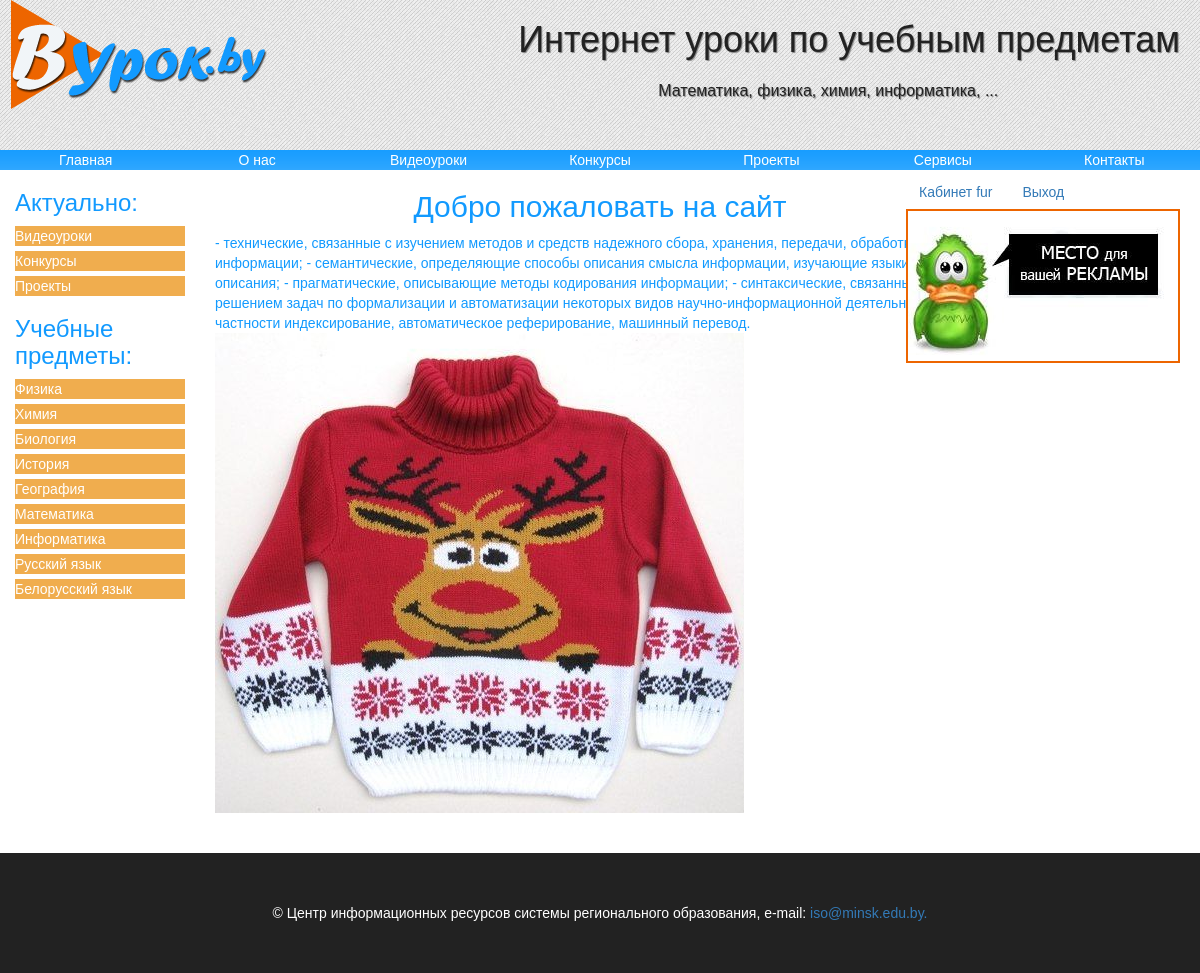
Screenshot of /index.php (signed in) with the database file from the repository.
### tables this page shows
CREATE TABLE IF NOT EXISTS `maintexts` (
  `id` int(11) NOT NULL,
  `name` tinytext NOT NULL,
  `body` text NOT NULL,
  `url` tinytext NOT NULL,
  `lang` enum('ru','en') NOT NULL DEFAULT 'ru',
  `showhide` enum('show','hide') NOT NULL,
  `putdate` date NOT NULL,
  `leftmenu` enum('0','1') NOT NULL DEFAULT '0'
);

CREATE TABLE IF NOT EXISTS `users` (
  `id` int(11) NOT NULL,
  `email` tinytext NOT NULL,
  `login` tinytext NOT NULL,
  `pass` tinytext NOT NULL,
  `datereg` date NOT NULL,
  `lastvisit` datetime NOT NULL,
  `blockunblock` enum('unblock','block') NOT NULL DEFAULT 'unblock'
);

### lips/functions.php (called while the page is built, shortened)
<?php
function selectone($query){
global $dbcon;
$result=mysqli_query($dbcon,$query);
$row=mysqli_fetch_array($result);
return $row;
}

### index.php (the view)
<?php require_once ('temples/top.php');
if ($_GET['url']){
$file=$_GET['url'];
}else
{
$file='index';}
$query="SELECT*FROM maintexts WHERE url='$file'";
$row=selectone($query);
?>
<h2>
<?php echo $row['name'];
?></h2>
<?php echo $row['body'];
?>
<?php require_once ('temples/bottom.php')
?>

### temples/top.php (shortened to what this page needs)
<?php session_start();
require_once ('config/config.php');
require_once('lips/functions.php');
if($_SESSION['id']){
$query="SELECT*FROM users WHERE id=".$_SESSION['id'];
$aut_user=selectone($query);
}
?>
<!Doctype html>
<html>
<head><meta charset='utf-8'>
<link type='text/css' rel='stylesheet' href='media/bootstrap/css/bootstrap.css'><link type='text/css' rel='stylesheet' href='media/css/style.css'>
</head>
<body>
<header class='shapka'>
<h1>Интернет уроки по учебным предметам</h1><p>Математика, физика, химия, информатика, ...</p>
<img src='media/img/logo.png'>
</header>
<div class='topmenu'>
<a href='/'>Главная</a>
<a href='index.php?url=about'>О нас</a>
<a href='index.php?url=video'>Видеоуроки</a>
<a href='index.php?url=konkurs'>Конкурсы</a>
<a href='index.php?url=proekt'>Проекты</a>
<a href='index.php?url=Servis'>Сервисы</a>
<a href='index.php?url=contakts'>Контакты</a>
</div>
<div class='block'>
<div class='col-md-2'>
<h3>Актуально:</h3>
<?php
$abj_menu=mysqli_query($dbcon,"SELECT*FROM maintexts WHERE leftmenu='1'");
while($menu=mysqli_fetch_array($abj_menu)){
echo "<a href='index.php?url=".$menu['url']."' class='btn-block btn-warning'>";
echo $menu['name'];
echo '</a>';
}
?>
<h3>Учебные предметы:</h3>
<a href='index.php?url=fizika' class='btn-block btn-warning'>Физика</a>
<a href='index.php?url=himia' class='btn-block btn-warning'>Химия</a>
<a href='index.php?url=bio' class='btn-block btn-warning'>Биология</a>
<a href='index.php?url=history' class='btn-block btn-warning'>История</a>
<a href='index.php?url=geo' class='btn-block btn-warning'>География</a>
<a href='index.php?url=matem' class='btn-block btn-warning'>Математика</a>
<a href='index.php?url=informatika' class='btn-block btn-warning'>Информатика</a>
<a href='index.php?url=russ' class='btn-block btn-warning'>Русский язык</a>
<a href='index.php?url=bel' class='btn-block btn-warning'>Белорусский язык</a>
</div>
<div class='col-md-8'>

### temples/bottom.php
</div>
<div class='col-md-2'>
<div class='reklama'>
<?php
if($_SESSION['id']){
?>
<a href='cabinet.php' class='btn btn-link my'>Кабинет
<?=($aut_user['login'])?
$aut_user['login']:'Пользователь ';?>
</a>
<a href='logaut.php' class='btn btn-link my'>Выход</a>
<?php
}else{
?>
<a href='reg.php'>Регистрация на сайте</a>
<a href='login.php'>Вход</a>
<?php
}
?>
<img src='media/img/rec.gif'>
</div></div>
</div>
<br style='clear:both'>
<footer class='foot'>&copy Центр информационных ресурсов системы регионального образования, e-mail: <a href='mailto:iso@MINSK.EDU.BY'>iso@minsk.edu.by.</a>
</footer>
</body>
</html>

### media/css/style.css (style rules this page uses)
body { background:white; margin:0; padding:0; color: #129aff; font-family: Arial, Verdana, sans-serif; font-size:14px; }
body h2 { text-align:center }
.shapka { height: 150px; background:url(../img/sm.png); }
.shapka h1 { float:right; margin:20px; text-shadow:1px 1px 1px gray; color:#222222; }
.shapka p { float:right; margin:80px -500px 0 0; text-shadow:1px 1px 1px gray; color:#222222; font-size:16px; }
.shapka img { float:left; }
.topmenu { display: flex; }
.topmenu a { color:white; margin:0px auto; width:100%; background: url(../img/fm.png); flex:1; font-size:14px; display:block; text-align:center; text-decoration:none; }
.reklama { float: right; text-align:left; border-top-left-radius: 5px; border-top-right-radius: 5px; border-bottom-right-radius: 5px; border-bottom-left-radius: 5px; padding:5px; }
.reklama img { float:right; border: 2px solid #ed6500; }
.foot { margin-top:40px; background: #222222; color: white; padding: 50px; text-align:center; float:bottom; }

### rows the page displays
maintexts: name "Видеоуроки"
maintexts: name "Конкурсы"
maintexts: name "Проекты"
maintexts: name "Добро пожаловать на сайт", body "- технические, связанные с изучением методов и средств надежного сбора, хранения, передачи, обработки и выдачи информации; - семантические, определяющие способы описания смысла информации, изучающие языки ее описания; - прагматические, описывающие методы кодирования информации; - синтаксические, связанные с решением задач по формализации и автоматизации некоторых видов научно-информационной деятельности, в частности индексирование, автоматическое реферирование, машинный перевод.", body (picture)
users: login "fur"
